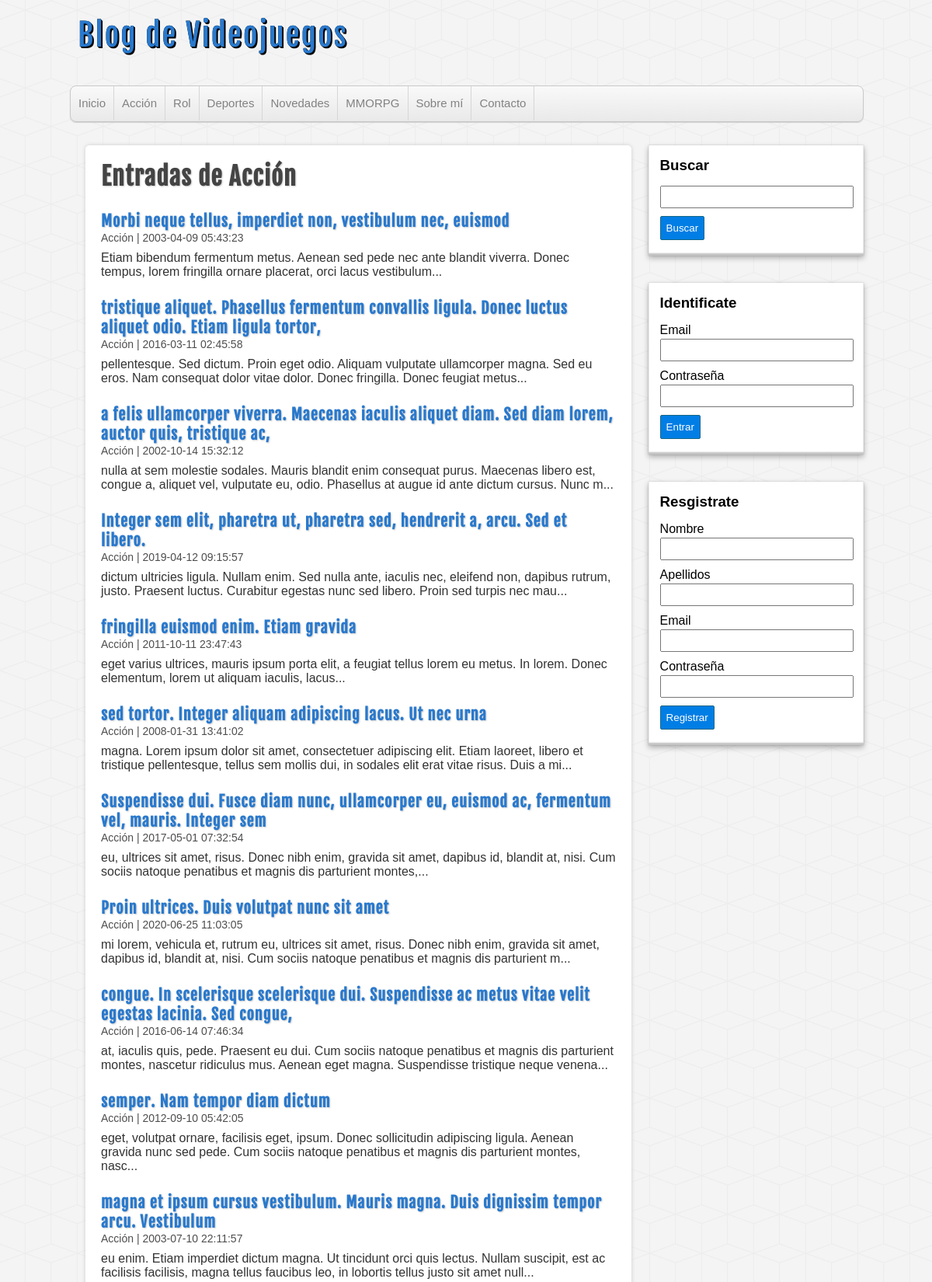
/categoria.php?id=1 (upper part), run on the app's committed database.
### tables this page shows
CREATE TABLE `categorias` (
  `id` int(255) NOT NULL AUTO_INCREMENT,
  `nombre` varchar(255) NOT NULL,
  PRIMARY KEY (`id`)
);

CREATE TABLE `entradas` (
                            `id` int(255) NOT NULL AUTO_INCREMENT,
                            `usuario_id` int(255) NOT NULL,
                            `categoria_id` int(255) NOT NULL,
                            `titulo` varchar(255) NOT NULL,
                            `descripcion` mediumtext,
                            `fecha` datetime NOT NULL DEFAULT CURRENT_TIMESTAMP,
                            PRIMARY KEY (`id`),
                            KEY `entradas_categorias_id_fk` (`categoria_id`),
                            KEY `entradas_usuarios_id_fk` (`usuario_id`),
                            CONSTRAINT `entradas_categorias_id_fk` FOREIGN KEY (`categoria_id`) REFERENCES `categorias` (`id`),
                            CONSTRAINT `entradas_usuarios_id_fk` FOREIGN KEY (`usuario_id`) REFERENCES `usuarios` (`id`)
);

### includes/helpers.php (called while the page is built, shortened)
<?php
function conseguirCategorias($conexion){
	$sql = "SELECT * FROM categorias ORDER BY id ASC;";
	$categorias = mysqli_query($conexion, $sql);
	$resultado = array();
	if($categorias && mysqli_num_rows($categorias) >= 1){
		$resultado = $categorias;
	}
	return $resultado;
}
function conseguirCategoria($conexion, $id){
	$sql = "SELECT * FROM categorias WHERE id = $id;";
	$categorias = mysqli_query($conexion, $sql);
	$resultado = array();
	if($categorias && mysqli_num_rows($categorias) >= 1){
		$resultado = mysqli_fetch_assoc($categorias);
	}
	return $resultado;
}
function conseguirEntradas($conexion, $limit = null, $categoria = null, $busqueda = null){
	$sql="SELECT e.*, c.nombre AS 'categoria' FROM entradas e ".
		 "INNER JOIN categorias c ON e.categoria_id = c.id ";
	if(!empty($categoria)){
		$sql .= "WHERE e.categoria_id = $categoria ";
	}
	$sql .= "ORDER BY e.id DESC ";
	$entradas = mysqli_query($conexion, $sql);
	return $entradas;
}

### categoria.php (the view, shortened to what this page needs)
<?php require_once 'includes/conexion.php'; ?>
<?php require_once 'includes/helpers.php'; ?>
<?php
	$categoria_actual = conseguirCategoria($db, $_GET['id']);
?>
<?php require_once 'includes/cabecera.php'; ?>
<?php require_once 'includes/lateral.php'; ?>
<div id="principal">
	<h1>Entradas de <?=$categoria_actual['nombre']?></h1>
	<?php
		$entradas = conseguirEntradas($db, null, $_GET['id']);
		if(!empty($entradas) && mysqli_num_rows($entradas) >= 1):
			while($entrada = mysqli_fetch_assoc($entradas)):
	?>
				<article class="entrada">
					<a href="entrada.php?id=<?=$entrada['id']?>">
						<h2><?=$entrada['titulo']?></h2>
						<span class="fecha"><?=$entrada['categoria'].' | '.$entrada['fecha']?></span>
						<p>
							<?=substr($entrada['descripcion'], 0, 180)."..."?>
						</p>
					</a>
				</article>
	<?php
			endwhile;
		else:
	?>
		<div class="alerta">No hay entradas en esta categoría</div>
	<?php endif; ?>
</div>
<?php require_once 'includes/pie.php'; ?>

### includes/cabecera.php (shortened to what this page needs)
<?php require_once 'conexion.php'; ?>
<?php require_once 'includes/helpers.php'; ?>
<!DOCTYPE HTML>
<html lang="es">
	<head>
		<link rel="stylesheet" type="text/css" href="./assets/css/style.css" />
	</head>
	<body>
		<header id="cabecera">
			<div id="logo">
				<a href="index.php">
					Blog de Videojuegos
				</a>
			</div>
			<nav id="menu">
				<ul>
					<li>
						<a href="index.php">Inicio</a>
					</li>
					<?php
						$categorias = conseguirCategorias($db);
						if(!empty($categorias)):
							while($categoria = mysqli_fetch_assoc($categorias)):
					?>
								<li>
									<a href="categoria.php?id=<?=$categoria['id']?>"><?=$categoria['nombre']?></a>
								</li>
					<?php
							endwhile;
						endif;
					?>
					<li>
						<a href="index.php">Sobre mí</a>
					</li>
					<li>
						<a href="index.php">Contacto</a>
					</li>
				</ul>
			</nav>
		</header>
		<div id="contenedor">

### assets/css/style.css (style rules this page uses)
* { margin: 0px; padding: 0px; font-family: sans-serif, Helvetica, Arial; text-decoration: none; }
body { background: url(../img/cubes.png) #F4F4F4; }
.fecha { color: #4e4e4e; margin-top:5px; font-size: 14px; }
#cabecera { width: 85%; height: auto; background: transparent; margin: 0px auto; }
#logo { float:left; width: 540px; height: 110px; }
#logo a { font-family: "fajala", Helvetica; font-size: 40px; letter-spacing: 2px; color: #2979CD; text-shadow: 0px 0px 0px black, 1px 1px 0px black, 2px 2px 0px black; transition: all 500ms; line-height: 90px; margin-left: 10px; }
#menu { clear: both; width: 100%; height: 45px; background: linear-gradient(to bottom, #f9f9f9 0px, #e9e9e9 100%); border: 1px solid #C9C9C9; border-radius: 8px; box-shadow: 0px 1px 1px #ccc; overflow: hidden; }
#menu ul { list-style: none; }
#menu ul li { float: left; line-height: 44px; border-right: 1px solid #D6D6D6; }
#menu ul li a { display: block; padding-left: 10px; padding-right: 10px; font-size: 15px; color: #838282; }
#contenedor { width: 85%; height: auto; margin: 0px auto; margin-top: 30px; margin-bottom: 30px; }
#principal { float: left; width: 65%; min-height: 572px; background:white; border-radius: 5px; box-shadow: 0px 0px 5px #ccc; margin-left: 20px; padding: 20px; overflow: hidden; }
#principal a { color: #333; }
#principal h1 { font-size: 32px; color: #444; letter-spacing: 1px; text-shadow: 1px 1px 2px #ccc; font-family: "fajala"; }
#principal h2 { font-size: 20px; color: #2979CD; text-shadow: 1px 1px 2px #ccc; letter-spacing: 1px; font-family: "fajala"; margin-top: 25px; }
#principal p { margin-top: 8px; }

### data on the page
categorias: nombre "Acción"
categorias: nombre "Rol"
categorias: nombre "Deportes"
categorias: nombre "Novedades"
categorias: nombre "MMORPG"
entradas: titulo "Morbi neque tellus, imperdiet non, vestibulum nec, euismod", categoria.nombre "Acción", fecha "2003-04-09 05:43:23", descripcion "Etiam bibendum fermentum metus. Aenean sed pede nec ante blandit viverra. Donec tempus, lorem fringilla ornare placerat, orci lacus vestibulum"
entradas: titulo "tristique aliquet. Phasellus fermentum convallis ligula. Donec luctus aliquet odio. Etiam ligula tortor,", categoria.nombre "Acción", fecha "2016-03-11 02:45:58", descripcion "pellentesque. Sed dictum. Proin eget odio. Aliquam vulputate ullamcorper magna. Sed eu eros. Nam consequat dolor vitae dolor. Donec fringilla. Donec feugiat metus"
entradas: titulo "a felis ullamcorper viverra. Maecenas iaculis aliquet diam. Sed diam lorem, auctor quis, tristique ac,", categoria.nombre "Acción", fecha "2002-10-14 15:32:12", descripcion "nulla at sem molestie sodales. Mauris blandit enim consequat purus. Maecenas libero est, congue a, aliquet vel, vulputate eu, odio. Phasellus at augue id ante dictum cursus. Nunc m"
entradas: titulo "Integer sem elit, pharetra ut, pharetra sed, hendrerit a, arcu. Sed et libero.", categoria.nombre "Acción", fecha "2019-04-12 09:15:57", descripcion "dictum ultricies ligula. Nullam enim. Sed nulla ante, iaculis nec, eleifend non, dapibus rutrum, justo. Praesent luctus. Curabitur egestas nunc sed libero. Proin sed turpis nec mau"
entradas: titulo "fringilla euismod enim. Etiam gravida", categoria.nombre "Acción", fecha "2011-10-11 23:47:43", descripcion "eget varius ultrices, mauris ipsum porta elit, a feugiat tellus lorem eu metus. In lorem. Donec elementum, lorem ut aliquam iaculis, lacus"
entradas: titulo "sed tortor. Integer aliquam adipiscing lacus. Ut nec urna", categoria.nombre "Acción", fecha "2008-01-31 13:41:02", descripcion "magna. Lorem ipsum dolor sit amet, consectetuer adipiscing elit. Etiam laoreet, libero et tristique pellentesque, tellus sem mollis dui, in sodales elit erat vitae risus. Duis a mi"
entradas: titulo "Suspendisse dui. Fusce diam nunc, ullamcorper eu, euismod ac, fermentum vel, mauris. Integer sem", categoria.nombre "Acción", fecha "2017-05-01 07:32:54", descripcion "eu, ultrices sit amet, risus. Donec nibh enim, gravida sit amet, dapibus id, blandit at, nisi. Cum sociis natoque penatibus et magnis dis parturient montes,"
entradas: titulo "Proin ultrices. Duis volutpat nunc sit amet", categoria.nombre "Acción", fecha "2020-06-25 11:03:05", descripcion "mi lorem, vehicula et, rutrum eu, ultrices sit amet, risus. Donec nibh enim, gravida sit amet, dapibus id, blandit at, nisi. Cum sociis natoque penatibus et magnis dis parturient m"
entradas: titulo "congue. In scelerisque scelerisque dui. Suspendisse ac metus vitae velit egestas lacinia. Sed congue,", categoria.nombre "Acción", fecha "2016-06-14 07:46:34", descripcion "at, iaculis quis, pede. Praesent eu dui. Cum sociis natoque penatibus et magnis dis parturient montes, nascetur ridiculus mus. Aenean eget magna. Suspendisse tristique neque venena"
entradas: titulo "semper. Nam tempor diam dictum", categoria.nombre "Acción", fecha "2012-09-10 05:42:05", descripcion "eget, volutpat ornare, facilisis eget, ipsum. Donec sollicitudin adipiscing ligula. Aenean gravida nunc sed pede. Cum sociis natoque penatibus et magnis dis parturient montes, nasc"
entradas: titulo "magna et ipsum cursus vestibulum. Mauris magna. Duis dignissim tempor arcu. Vestibulum", categoria.nombre "Acción", fecha "2003-07-10 22:11:57", descripcion "eu enim. Etiam imperdiet dictum magna. Ut tincidunt orci quis lectus. Nullam suscipit, est ac facilisis facilisis, magna tellus faucibus leo, in lobortis tellus justo sit amet null"
